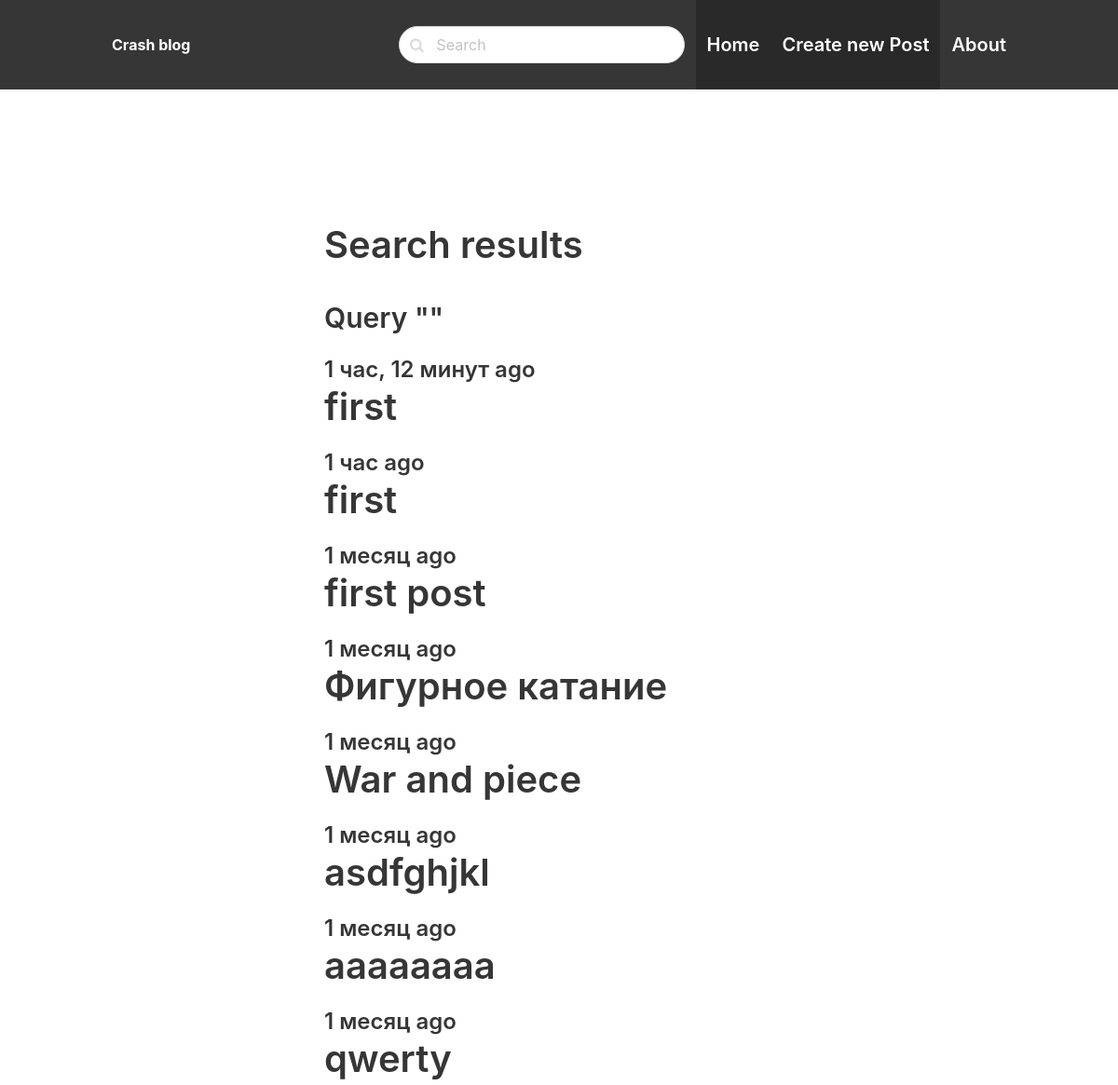
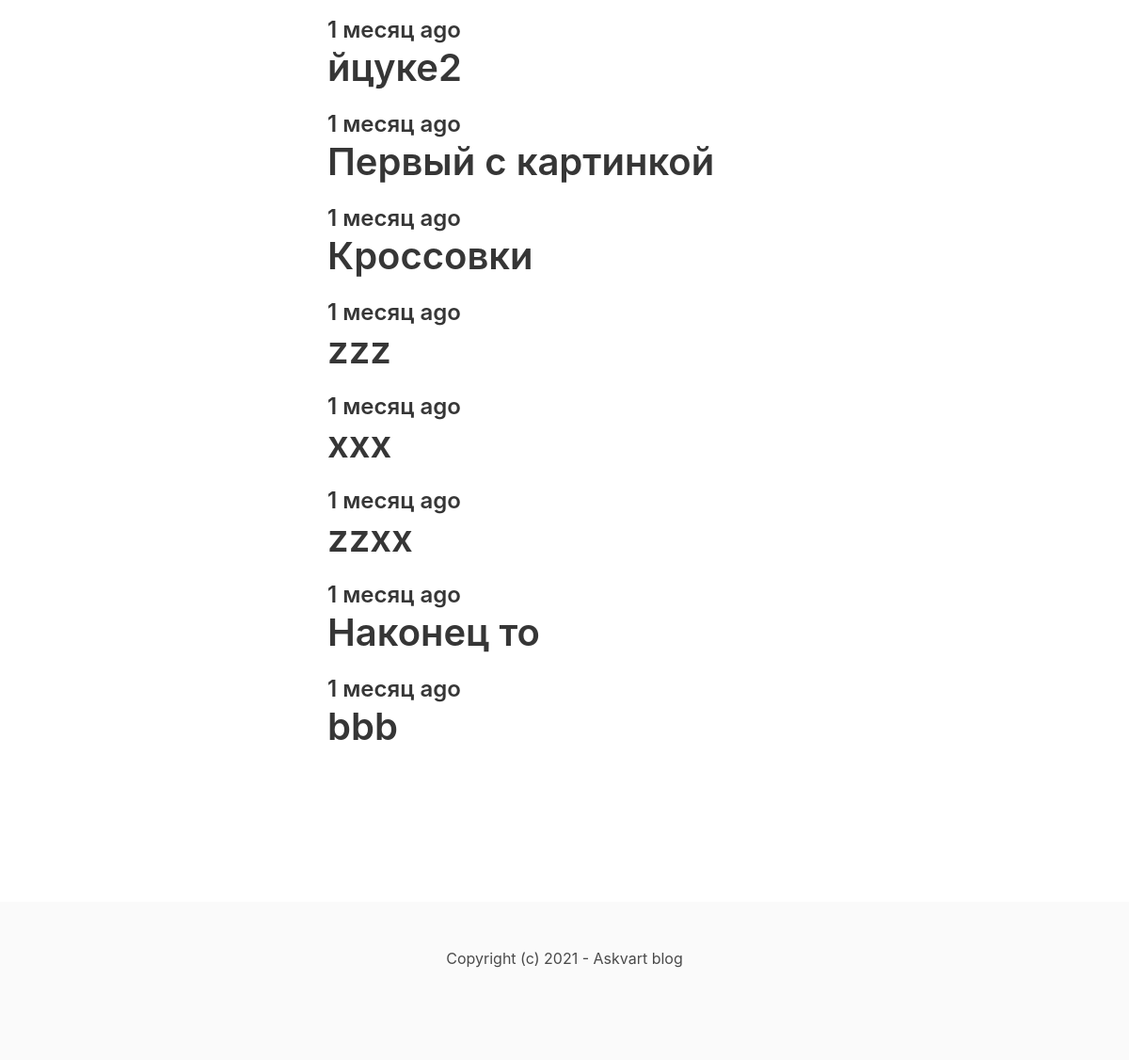
The app's page /search/ with its own data (2 pictures, top to bottom).
### apps/posts/models.py (models this page shows, shortened)
class Post(models.Model):
    category = models.ForeignKey(Category, on_delete=models.CASCADE, related_name='posts')
    title = models.CharField(max_length=250)
    slug = models.SlugField(max_length=250, unique=True)
    body = models.TextField(blank=True)
    created = models.DateTimeField(auto_now_add=True)
    image = models.ImageField(upload_to='uploads/', blank=True, null=True)

### apps/posts/views.py (the view)
# urls.py: path('search/', search, name='search'),
def search(request):
    query = request.GET.get('query', '')
    posts = Post.objects.filter(Q(title__icontains=query) | Q(body__icontains=query))
    return render(request, 'search.html', {'posts': posts, 'query': query})

### apps/posts/templates/search.html (shortened to what this page needs)
{% extends 'base.html' %}
{% block content %}
    <section class="hero">
        <div class="hero-body">
            <div class="container">
                <section class="section">
                    <div class="columns">
                        <div class="column is-8 is-offset-2">
                            <div class="content is-medium">
                                <h1>Search results</h1>
                                <h3>Query "{{ query }}"</h3>
                            </div>
                            {% for post in posts %}
                                <div class="content is-medium">
                                    <a href="{% url 'detail' post.slug %}">
                                        <h2 class="subtitle is-4">{{ post.created|timesince }} ago</h2>
                                        <h1 class="title">{{ post.title }}</h1>
                                    </a>
                                </div>
                            {% empty %}
                                <div class="content">
                                    <p>No result for the given query...</p>
                                </div>
                            {% endfor %}
                        </div>
                    </div>
                </section>
            </div>
        </div>
    </section>
{% endblock %}

### records on screen
Post: created "1 час, 12 минут", title "first"
Post: created "1 час", title "first"
Post: created "1 месяц", title "first post"
Post: created "1 месяц", title "Фигурное катание"
Post: created "1 месяц", title "War and piece"
Post: created "1 месяц", title "asdfghjkl"
Post: created "1 месяц", title "aaaaaaaa"
Post: created "1 месяц", title "qwerty"
Post: created "1 месяц", title "йцуке2"
Post: created "1 месяц", title "Первый с картинкой"
Post: created "1 месяц", title "Кроссовки"
Post: created "1 месяц", title "zzz"
Post: created "1 месяц", title "xxx"
Post: created "1 месяц", title "zzxx"
Post: created "1 месяц", title "Наконец то"
Post: created "1 месяц", title "bbb"
